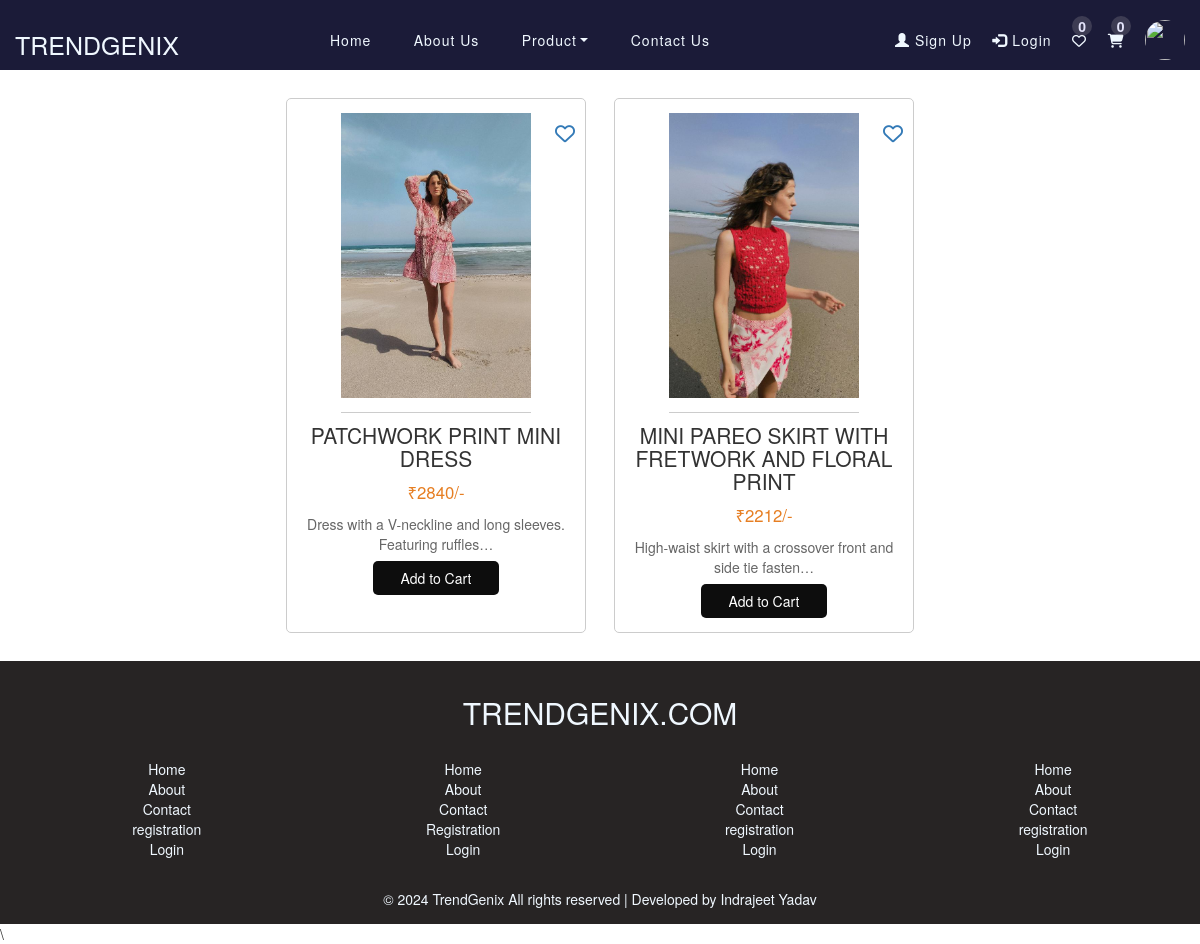
Before: /women/ with the older database file.
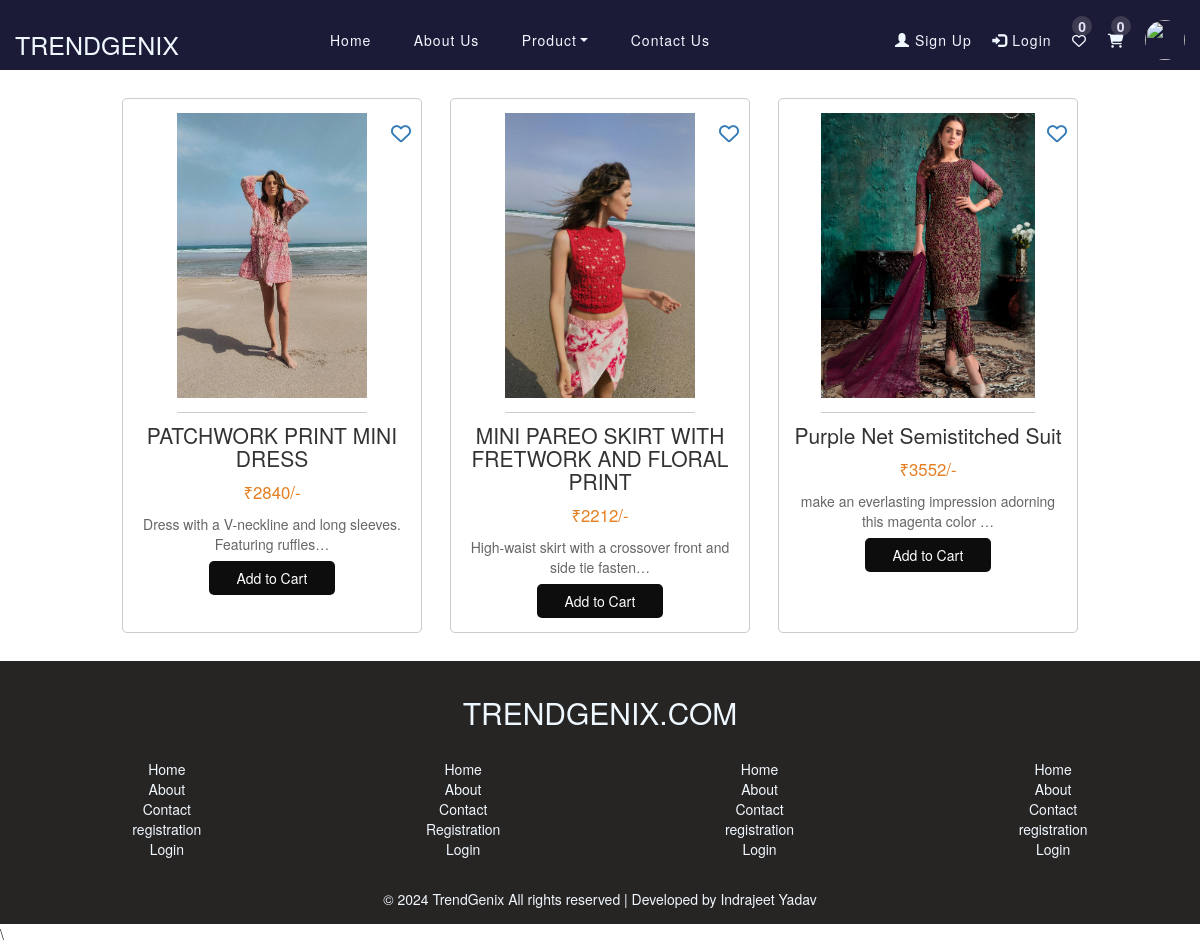
After: the same page with the newer database file.
### app/models.py (models this page shows, shortened)
class Productmodel(models.Model):
    Prod_Name=models.CharField(max_length=254, null=True, choices=Product_for)
    Product_Type=models.CharField(max_length=254, null=True)
    Prod_Image1=models.ImageField(null=True)
    Prod_Image2=models.ImageField(null=True)
    Prod_Image3=models.ImageField(null=True)
    Prod_Image4=models.ImageField(null=True)
    Prod_Price =models.IntegerField(null=True)
    Prod_MRP=models.IntegerField(null=True)
    Discount=models.IntegerField(null=True)
    Prod_Offer=models.CharField(max_length=254, null=True)
    Prod_Detail=models.TextField(null=True)
    Prod_color=models.CharField(max_length=254, null=True)
    Serial_no=models.IntegerField(null=True)

### app/views.py (the view)
# urls.py: path('women/',women, name='women'),
def women(request):
    data=Productmodel.objects.filter(Prod_Name="Women")
    print(data.values())
    try:
        User_id=request.session.get('User_id')
        user_info=get_object_or_404(RegistrationModel, id=User_id)
        addcart = request.session.get('addtocart')
        try:
            cart_no=len(addcart)
        except:
            cart_no=0
        Context={
        'prop':data,
        'media_url': settings.MEDIA_URL,
        'user_name':user_info,
        'addcartno': cart_no,
    }
        return render(request, 'women.html', Context)
    except:
        Context={
        'prop':data,
        'media_url': settings.MEDIA_URL
    }
        return render(request, 'women.html',Context)

### app/templates/women.html (shortened to what this page needs)
{% extends 'base.html' %}
{% block content%}
<main>
    <section class="products">
        {% for i in prop %}
        <article class="product" id="product_container">
            <img src="{{media_url}}{{i.Prod_Image1}}" alt="Product 1" id="Product_image">
            <h2>{{i.Product_Type | default:'Product Name'}} </h2>
            <p class="price">₹{{i.Prod_Price | default:'40'}}/-</p>
            <p class="description">{{i.Prod_Detail | truncatechars:60}}</p>
            <a href="#" id="likebtn{{i.id}}" class="heart_likeproduct" onclick="likedproduct(i.id)"><i
                    class="fa-regular fa-heart"></i></a>
            <button id="prod_model_btn">
                <form action="{% url 'addtocart' pk=i.id %}" method="post">
                    <input type="submit" value="Add to Cart">
                </form>
            </button>
        </article>
        {% endfor %}
    </section>
</main>
{% endblock %}

Changed rows visible on the page:
added Productmodel: Prod_Image1 (picture), Product_Type "Purple Net Semistitched Suit", Prod_Price "3552", Prod_Detail "make an everlasting impression adorning this magenta color …"
